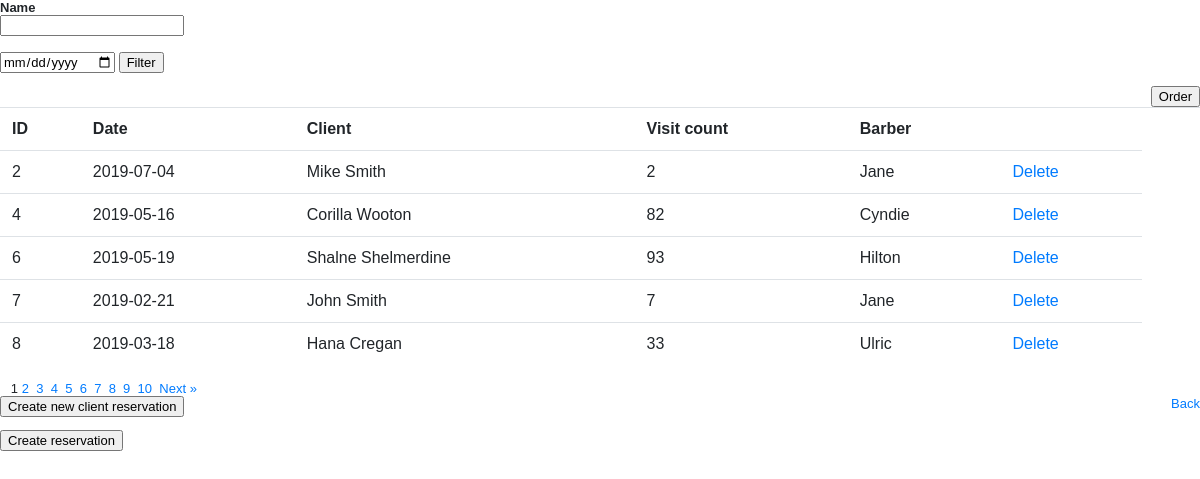
Page /nfq/public/barber/index.php on the committed database.
### tables this page shows
CREATE TABLE IF NOT EXISTS `reservation` (
  `id` int(11) NOT NULL AUTO_INCREMENT,
  `date` date NOT NULL,
  `hour` int(11) NOT NULL,
  `minute` int(11) NOT NULL,
  `client` int(11) NOT NULL,
  PRIMARY KEY (`id`),
  KEY `client` (`client`)
);

CREATE TABLE IF NOT EXISTS `client` (
  `id` int(11) NOT NULL AUTO_INCREMENT,
  `name` varchar(50) NOT NULL,
  `surname` varchar(50) NOT NULL,
  `visit_count` int(11) NOT NULL,
  `barberid` int(11) NOT NULL,
  PRIMARY KEY (`id`),
  KEY `barberid` (`barberid`)
);

CREATE TABLE IF NOT EXISTS `barber` (
  `id` int(11) NOT NULL AUTO_INCREMENT,
  `name` text NOT NULL,
  PRIMARY KEY (`id`)
);

### nfq/private/functions.php (called while the page is built, shortened)
<?php
function url_for($script_path) {
  if($script_path[0] != '/') {
    $script_path = "/" . $script_path;
  }
  return WWW_ROOT . $script_path;
}
function u($string="") {
  return urlencode($string);
}
function h($string="") {
  return htmlspecialchars($string);
}
?>

### nfq/private/classes/databasereservation.class.php (called while the page is built, shortened)
<?php
class DatabaseReservation {
  static protected $database;
  static protected $table_name = "reservation";
  static public function set_database($database) {
    self::$database = $database;
  }
  static public function find_by_sql($sql) {
    $connection = new mysqli("localhost", "id8781240_taudau1", "test123", "id8781240_taudau1");
    $result = $connection->query($sql);
    $object_array = [];
    while($record = $result->fetch_assoc()) {
      $object_array[] = static::instantiate($record);
    }
    return $object_array;
  }
  static public function find_all($per_page, $offset) {
    $date = date('Y-m-d');
    $sql = "SELECT * FROM " . static::$table_name . " ";
    $sql .= "WHERE YEAR(date) >= '" . $date . "' ";
    $sql .= "LIMIT " . $per_page . " ";
    $sql .= "OFFSET " . $offset;
    return static::find_by_sql($sql);
  }
  static public function count_all() {
    $sql = "SELECT COUNT(*) FROM " . static::$table_name;
    $result_set = self::$database->query($sql);
    $row = $result_set->fetch_array();
    return array_shift($row);
  }
  static protected function instantiate($record) {
    $object = new static;
    foreach($record as $property => $value) {
      if(property_exists($object, $property)) {
        $object->$property = $value;
      }
    }
    return $object;
  }
}
?>

### nfq/private/classes/databaseclient.class.php (called while the page is built, shortened)
<?php
class DatabaseClient {
  static protected $database;
  static protected $table_name = "client";
  static public function set_database($database) {
    self::$database = $database;
  }
  static public function find_by_sql($sql) {
    $result = self::$database->query($sql);
    $object_array = [];
    while($record = $result->fetch_assoc()) {
      $object_array[] = static::instantiate($record);
    }
    return $object_array;
  }
  static public function find_by_id($id) {
    $sql = "SELECT * FROM " . static::$table_name . " ";
    $sql .= "WHERE id='" . self::$database->escape_string($id) . "'";
    $obj_array = static::find_by_sql($sql);
    if(!empty($obj_array)) {
      return array_shift($obj_array);
    } else {
      return false;
    }
  }
  static protected function instantiate($record) {
    $object = new static;
    foreach($record as $property => $value) {
      if(property_exists($object, $property)) {
        $object->$property = $value;
      }
    }
    return $object;
  }
}
?>

### nfq/private/classes/client.class.php (called while the page is built, shortened)
<?php
class Client extends DatabaseClient {
  public function __construct($args=[]) {
    $this->barberid = $args['barber'] ?? '1';
  }
}
?>

### nfq/private/classes/databaseobject.class.php (called while the page is built, shortened)
<?php
class DatabaseObject {
  static protected $database;
  static protected $table_name = "barber";
  static public function set_database($database) {
    self::$database = $database;
  }
  static public function find_by_sql($sql)
  {
    $result = self::$database->query($sql);
    $object_array = [];
    while($record = $result->fetch_assoc())
    {
      $object_array[] = static::instantiate($record);
    }
    return $object_array;
  }
  static public function find_by_id($id) {
    $sql = "SELECT * FROM " . static::$table_name . " ";
    $sql .= "WHERE id='" . self::$database->escape_string($id) . "'";
    $obj_array = static::find_by_sql($sql);
    if(!empty($obj_array)) {
      return array_shift($obj_array);
    } else {
      return false;
    }
  }
  static protected function instantiate($record) {
    $object = new static;
    foreach($record as $property => $value) {
      if(property_exists($object, $property)) {
        $object->$property = $value;
      }
    }
    return $object;
  }
}
?>

### nfq/public/barber/index.php (the view, shortened to what this page needs)
<?php require_once('../../private/initialize.php'); ?>
<!DOCTYPE html>
<?php
$current_page = $_GET['page'] ?? 1;
$per_page = 5;
$total_count = Reservation::count_all();
$pagination = new Pagination($current_page, $per_page, $total_count);
if(isset($_POST['Filter']))
{
  $name = isset($_POST['name']) ? $_POST['name'] : '';
  $date = isset($_POST['day']) ? $_POST['day'] : '';
  if(isset($name) && $name != "" || isset($date) && $date != "")
  {
    $reservations = Reservation::find_all_by_criteria($date, $name, $order, $per_page, $pagination->offset());
  }
  else
  {
    $reservations = Reservation::find_all($per_page, $pagination->offset());
  }
}
else
{
  $reservations = Reservation::find_all($per_page, $pagination->offset());
  if($_GET['check'] != 1)
  {
    $order  = 0;
  }
}
?>
<html>
<body>
<form action="<?php echo url_for('/barber/index.php'); ?>" method="post">
<dl>
  <dt>Name</dt>
  <dd><input type="text" name="name" value=""></dd>
</dl>
<input type="date" name="day">
  <input type="submit" name="Filter" value="Filter" />
</form>
<table class="table table-hover">
      <tr>
        <th>ID</th>
        <th>Date</th>
        <th>Client</th>
        <th>Visit count</th>
        <th>Barber</th>
        <th>&nbsp;</th>
        <th>&nbsp;</th>
      </tr>
      <?php foreach($reservations as $reservation) { ?>
        <tr>
          <td><?php echo h($reservation->id); ?></td>
          <td><?php echo h($reservation->date); ?></td>
          <?php $client = Client::find_by_id($reservation->client); ?>
          <td><?php echo h($client->name) . " " . h($client->surname); ?></td>
          <td><?php echo h($client->visit_count);
          if($client->quantity($client->visit_count) == true)
          {
             echo "(10% OFF)";
          } ?></td>
          <?php $barber = Barber::find_by_id($client->barberid); ?>
          <td><?php echo h($barber->name); ?></td>
          <td><a class="action" href="<?php echo url_for('/barber/delete.php?id=' . h(u($reservation->id))); ?>">Delete</a></td>
    	  </tr>
      <?php } ?>
     <form action="<?php echo url_for('/barber/index.php?order=' . h(u($order)) . "&check=1"); ?>" method="post">
  <input style="float:right" type="submit" name="Order" value="Order" />
</form>
  	</table>
    <?php
$url = url_for('/barber/index.php');
echo $pagination->page_links($url);
?>
<a style="float: right" href="<?php echo url_for('index.php')?>">Back</a>
<form action="<?php echo url_for('/barber/createnew.php'); ?>" method="post">
  <input type="submit" value="Create new client reservation" />
</form>
<form action="<?php echo url_for('/barber/existingnew.php'); ?>" method="post">
  <input type="submit" value="Create reservation" />
</form>
</body>
</html>

### nfq/private/initialize.php (shortened to what this page needs)
<?php
  require_once('functions.php');
  require_once('classes/databaseclient.class.php');
  require_once('classes/databaseobject.class.php');
  require_once('classes/databasereservation.class.php');
   require_once('classes/client.class.php');
   require_once('classes/pagination.class.php');
?>
<link rel="stylesheet" href="https://stackpath.bootstrapcdn.com/bootstrap/4.1.3/css/bootstrap.min.css">
<link rel="stylesheet" media="all" href="<?php echo url_for('/stylesheets/public.css'); ?>" />

### nfq/private/classes/pagination.class.php (shortened to what this page needs)
<?php
class Pagination extends DatabaseReservation{
  public $current_page;
  public $per_page;
  public $total_count;
  public function __construct($page=1, $per_page=20, $total_count=0) {
    $this->current_page = (int) $page;
    $this->per_page = (int) $per_page;
    $this->total_count = (int) $total_count;
  }
  public function total_pages() {
    return ceil($this->total_count / $this->per_page);
  }
  public function previous_page() {
    $prev = $this->current_page - 1;
    return ($prev > 0) ? $prev : false;
  }
  public function next_page() {
    $next = $this->current_page + 1;
    return ($next <= $this->total_pages()) ? $next : false;
  }
  public function previous_link($url="") {
    $link = "";
    return $link;
  }
  public function next_link($url="") {
    $link = "";
    if($this->next_page() != false) {
      $link .= "<a href=\"{$url}?page={$this->next_page()}\">";
      $link .= "Next &raquo; </a>";
    }
    return $link;
  }
  public function number_links($url="") {
    $output = "";
    for($i=1; $i <= $this->total_pages(); $i++) {
      if($i == $this->current_page) {
        $output .= "<span class=\"selected\">{$i}</span>";
      } else {
        $output .= "<a href=\"{$url}?page={$i}\"> &nbsp;{$i}&nbsp; </a>";
      }
    }
    return $output;
  }
  public function page_links($url) {
    $output = "";
    if($this->total_pages() > 1) {
      $output .= "<div class=\"pagination\">";
      $output .= "&nbsp;" . $this->previous_link($url) . "&nbsp;";
      $output .= "&nbsp;" . $this->number_links($url) . "&nbsp;";
      $output .= $this->next_link($url) . "&nbsp;";
      $output .= "</div>";
    }
    return $output;
  }
}
?>

### nfq/public/stylesheets/public.css (style rules this page uses)
html { height: 100%; width: 100%; }
body { width: 100%; height: 100%; border: 0; font: 13px/15px Verdana, Arial, Helvetica, sans-serif; background: #FFFFFF; }

### rows in the picture
reservation: id "2", date "2019-07-04", client.name "Mike", client.surname "Smith", client.visit_count "2", barber.name "Jane"
reservation: id "4", date "2019-05-16", client.name "Corilla", client.surname "Wooton", client.visit_count "82", barber.name "Cyndie"
reservation: id "6", date "2019-05-19", client.name "Shalne", client.surname "Shelmerdine", client.visit_count "93", barber.name "Hilton"
reservation: id "7", date "2019-02-21", client.name "John", client.surname "Smith", client.visit_count "7"
barber: name "Jane"
reservation: id "8", date "2019-03-18", client.name "Hana", client.surname "Cregan", client.visit_count "33", barber.name "Ulric"
